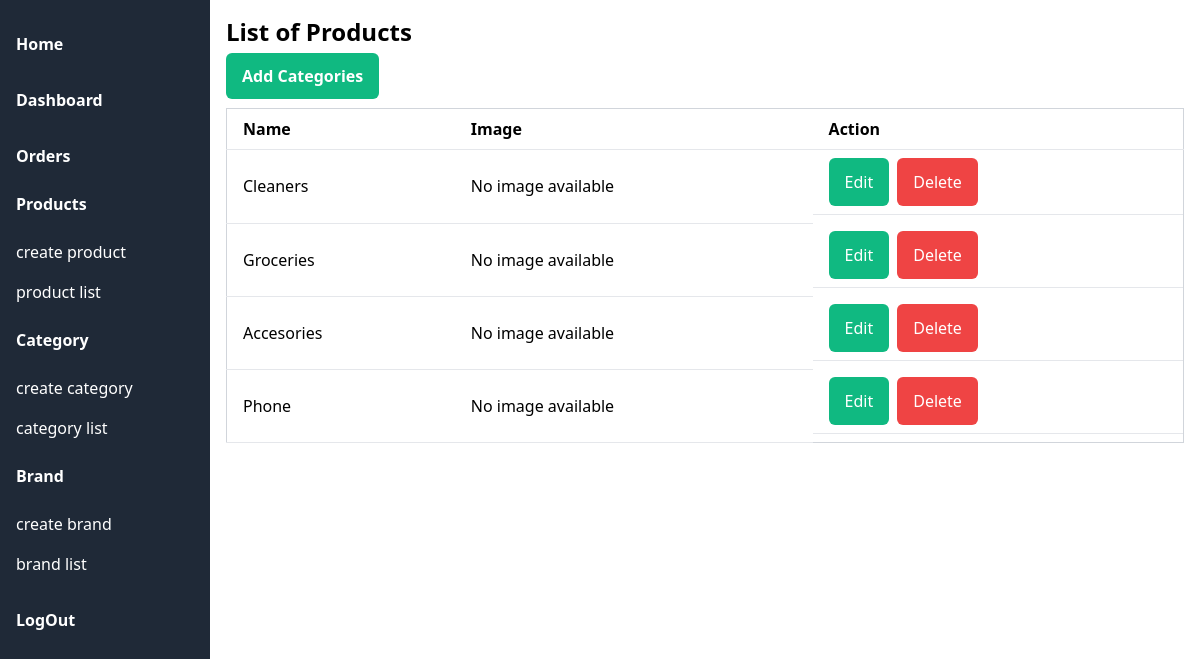
Page /category_list/ (signed in) on the earlier database version.
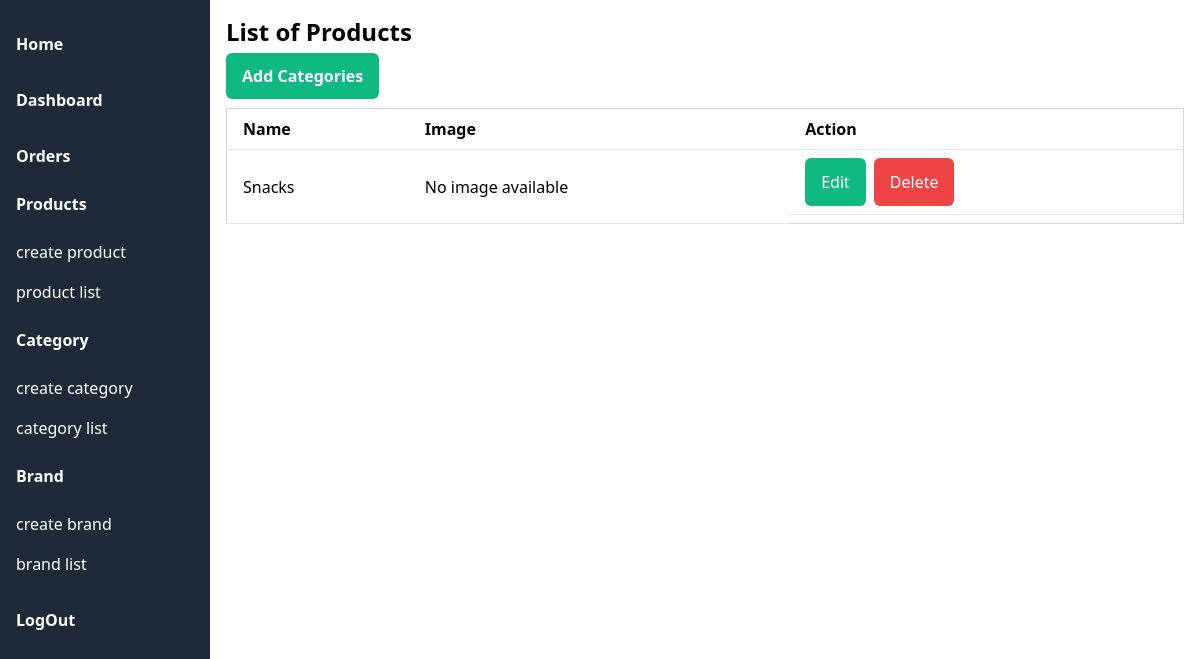
Same page on the later database version.
### shop/models.py (models this page shows, shortened)
class Category(models.Model):
    name = models.CharField(max_length=200)
    slug = models.SlugField(max_length=200,unique=True)
    category_image = models.ImageField(upload_to='category_image', blank=True, null=True)
    class Meta:
        ordering = ['name']
        indexes = [
            models.Index(fields=['name']),
        ]
        verbose_name = 'category'
        verbose_name_plural = 'categories'

### administration/views.py (the view)
# urls.py: path('category_list/', views.category_list, name='category-list' ),
@login_required(login_url='/login/')
def category_list(requset):
    categories = Category.objects.order_by("-id")
    return render(requset, "category/category_list.html", {"categories": categories})

### cart/context_processors.py (called while the page is built)
def cart_items_count(request):
    session_id = request.session.session_key
    cart_items = CartItem.objects.filter(session_id=session_id)
    cart_items_count = 0
    for item in cart_items:
        cart_items_count += item.quantity
    return {"cart_items_count": cart_items_count}

### administration/templates/category/category_list.html
{% extends "admin.html" %}
{% block body %}
<div class="container mx-auto p-4">
    <h1 class="text-2xl font-bold mb-4">List of Products</h1>
    <div class="mb-5">
        <a href="{% url 'create-category' %}" class="font-semibold bg-green-500 px-4 py-3 text-white rounded-md">Add Categories</a>
    </div>
    <table class="min-w-full bg-white border border-gray-300 items-center">
      <thead>
        <tr>
          <th class="py-2 px-4 border-b mb-2 text-left">Name</th>
          <th class="py-2 px-4 border-b mb-2 text-left">Image</th>
          <th class="py-2 px-4 border-b mb-2 text-left">Action</th>
        </tr>
      </thead>
      <tbody>
        {% for category in categories %}
        <tr>
          <td class="py-2 px-4 border-b mb-2 text-left">{{category.name}}</td>
          <td class="py-2 px-4 border-b mb-2 text-left">
           {% if category.image %}
      <img src="{{ category.category_image.url }}" alt="Product" class="w-16 h-16 object-cover">
    {% else %}
      No image available
    {% endif %}
          </td>
          <td class="py-2 px-4 border-b mb-2 text-left flex gap-2">
            <a href="{% url 'update-category' category.pk %}" class="bg-green-500 px-4 py-3 text-white rounded-md">Edit</a>
             <a href="{% url 'delete-category' category.pk %}" onclick="return confirm('Are you sure you want to delete this category?')" class="bg-red-500 px-4 py-3 text-white rounded-md">Delete</a>
          </td>
        </tr>
        {% endfor %}
      </tbody>
    </table>
  </div>
{% endblock %}

Differences in the rows shown:
removed Category: name "Cleaners"
removed Category: name "Groceries"
removed Category: name "Accesories"
removed Category: name "Phone"
added Category: name "Snacks"
